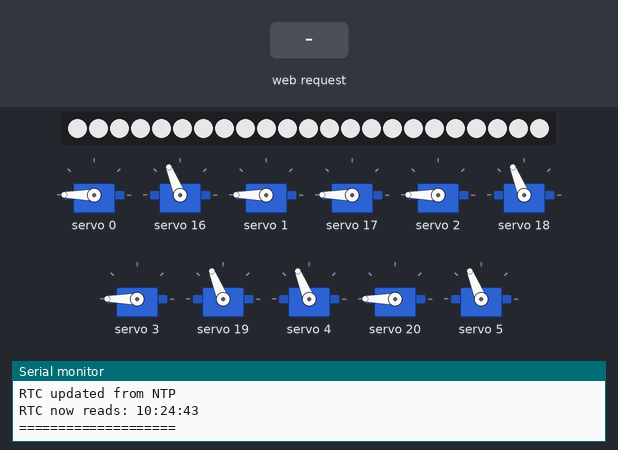
Simulated run of this sketch. Board: Arduino Uno R4 WiFi. Parts: 23 RGB LEDs in strip order, left to right, 11 × servo, the last lines printed to the serial monitor. The test bench sets the inputs (shaded band). Dim RGB values are drawn brighter than linear; WiFi joins after 1.5 s; servers stay silent unless stated; network time is answered at once with the bench clock; the local clock reads 2024-03-15 10:24:30 at power-on unless the sketch sets it; random numbers use the default seed unless the sketch sets one.

Above: at 14.3 s.
14.4 s: HTTP request GET /SET_CD received
At 21.4 s:
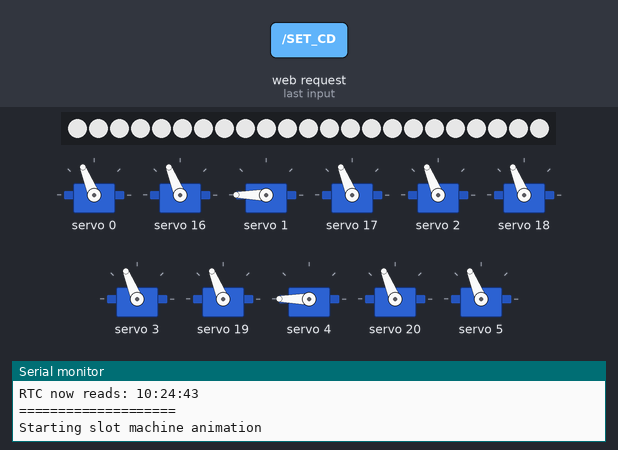
At 22.2 s:
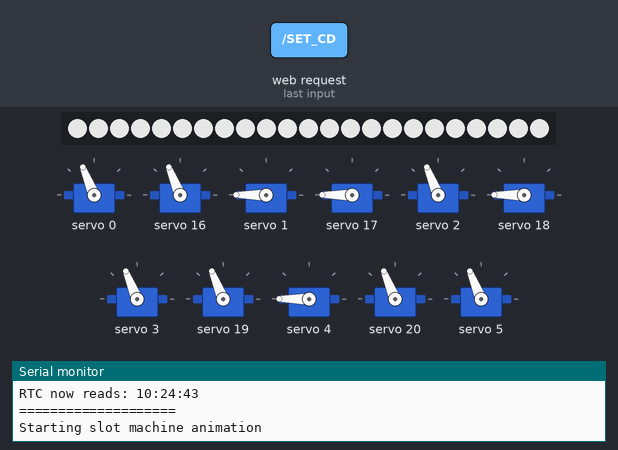
22.5 s: HTTP request GET /SET_CD received
At 31.7 s:
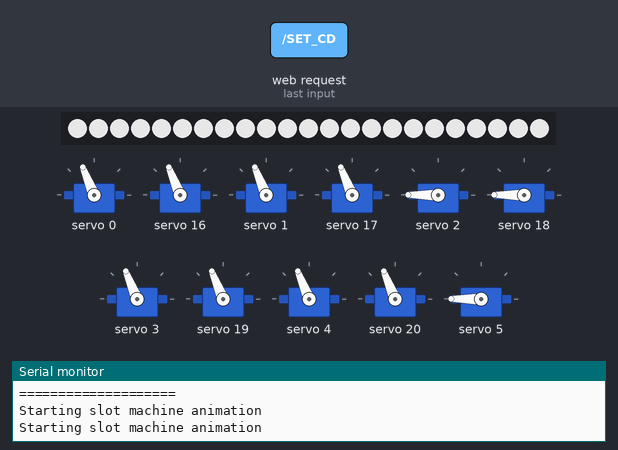
Timing chart, 0 to 34.0 s (numbered marks = the images above; inputs shaded):
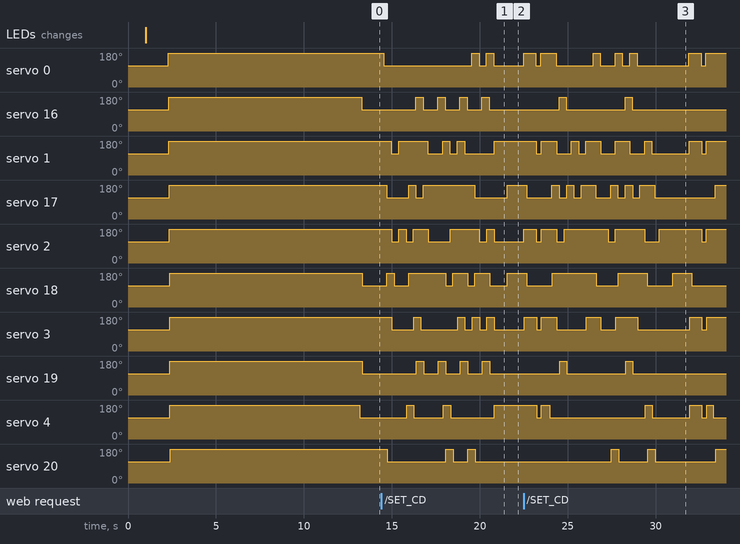

The sketch:

clock.ino
```cpp
#include <Wire.h>
#include <Adafruit_PWMServoDriver.h>
#include <Adafruit_NeoPixel.h>

#include "RTC.h"
#include <NTPClient.h>
#include <WiFiS3.h>
#include <WiFiUdp.h>
#include "website.h"
#include <TimeLib.h>
#include <Timezone.h>

/* ===================== DISPLAY CONFIG ===================== */

#define NUM_SEGMENTS 7
#define NUM_DIGITS 2

// Delay (ms) between each individual servo write — keeps peak current low.
// 7 segments × 4 digits × 20ms = 560ms max for a full display update.
// Tune this value up/down to balance speed vs. current draw.
#define SERVO_STAGGER_MS 10

TimeChangeRule pdtRule = {"PDT", Second, Sun, Mar, 2, -420}; // DST begins
TimeChangeRule pstRule = {"PST", First, Sun, Nov, 2, -480};  // Standard time
Timezone pacific(pdtRule, pstRule);

Adafruit_PWMServoDriver pwmHours(0x40);
Adafruit_PWMServoDriver pwmMinutes(0x41);

const int SERVO_CHANNELS[NUM_DIGITS][NUM_SEGMENTS] = {
  {0, 1, 2, 3, 4, 5, 6},
  {7, 8, 9, 10, 11, 12, 13}
};

const int SERVO_ON  = 1700;
const int SERVO_OFF = 2500;

static int lastClockH = -1;
static int lastClockM = -1;

int lastH10 = -99;
int lastH1  = -99;
int lastM10 = -99;
int lastM1  = -99;

const int DIGIT_TO_SEGMENT[10][NUM_SEGMENTS] = {
  {1, 1, 1, 1, 1, 1, 0}, // 0
  {0, 0, 0, 0, 1, 1, 0}, // 1
  {1, 0, 1, 1, 0, 1, 1}, // 2
  {1, 0, 0, 1, 1, 1, 1}, // 3
  {0, 1, 0, 0, 1, 1, 1}, // 4
  {1, 1, 0, 1, 1, 0, 1}, // 5
  {1, 1, 1, 1, 1, 0, 1}, // 6
  {1, 0, 0, 0, 1, 1, 0}, // 7
  {1, 1, 1, 1, 1, 1, 1}, // 8
  {1, 1, 0, 1, 1, 1, 1}  // 9
};

/* ===================== NEOPIXEL CONFIG ===================== */

#define NEO_PIN    9
#define NEO_COUNT  23

Adafruit_NeoPixel strip(NEO_COUNT, NEO_PIN, NEO_GRB + NEO_KHZ800);

void initNeoPixels() {
  strip.begin();
  strip.setBrightness(180); // 0–255; tune to taste
  strip.fill(strip.Color(255, 255, 255)); // solid white
  strip.show();
}

/* ===================== WIFI / RTC / MODES ===================== */

char ssid[] = "Mechatronics W183";
char pass[] = "Mechatronics183";
//char ssid[] = "MetroEDStudent";
//char pass[] = "CareerTech";

WiFiUDP Udp;
NTPClient timeClient(Udp, "pool.ntp.org");
unsigned long lastSync = 0;
const unsigned long syncInterval = 600000;

WiFiServer server(80);
int currentMode = 0; // 0: Clock, 1: Stopwatch, 2: Countdown, 3: Alarm Trig

// Mode Variables
unsigned long swStart = 0, swElapsed = 0;
bool swRunning = false;
long cdSeconds = 0;
unsigned long cdLastMillis = 0;
int alH = -1, alM = -1;
bool alEnabled = false;

/* ===================== DISPLAY FUNCTIONS ===================== */

void resetDisplayCache() {
  lastH10 = -99;
  lastH1  = -99;
  lastM10 = -99;
  lastM1  = -99;

  lastClockH = -1;
  lastClockM = -1;
}

// Write a single servo and wait SERVO_STAGGER_MS before the next one.
// This spreads the inrush current across time instead of spiking all at once.
void writeServoStaggered(Adafruit_PWMServoDriver &pwm, int channel, int pulse) {
  pwm.writeMicroseconds(channel, pulse);
  delay(SERVO_STAGGER_MS);
}

void showDigit(Adafruit_PWMServoDriver &pwm, int digitIndex, int value) {
  if (value < 0 || value > 9) {
    Serial.print("showDigit: invalid value "); Serial.println(value);
    return;
  }
  for (int s = 0; s < 7; s++) {
    int pulse = DIGIT_TO_SEGMENT[value][s] ? SERVO_ON : SERVO_OFF;
    writeServoStaggered(pwm, SERVO_CHANNELS[digitIndex][s], pulse);
  }
}

// Blank a digit (all segments off) with staggering.
void blankDigit(Adafruit_PWMServoDriver &pwm, int digitIndex) {
  for (int s = 0; s < 7; s++) {
    writeServoStaggered(pwm, SERVO_CHANNELS[digitIndex][s], SERVO_OFF);
  }
}

void showTime(int hour, int minute) {
  int h = hour % 24;
  if (h < 0) h += 24;
  int displayHour = h % 12;
  if (currentMode == 0) {
    displayHour = hour % 12;
    if (displayHour == 0) displayHour = 12;
  }
  int h10 = displayHour / 10;
  int h1  = displayHour % 10;
  int m10 = minute / 10;
  int m1  = minute % 10;

  // ----- Hour Tens -----
  if (displayHour < 10) {
    // Blank only if not already blank
    if (lastH10 != -1) {
      blankDigit(pwmHours, 0);
      lastH10 = -1;
    }
  } else {
    if (h10 != lastH10) {
      showDigit(pwmHours, 0, h10);
      lastH10 = h10;
    }
  }

  // ----- Hour Ones -----
  if (h1 != lastH1) {
    showDigit(pwmHours, 1, h1);
    lastH1 = h1;
  }

  // ----- Minute Tens -----
  if (m10 != lastM10) {
    showDigit(pwmMinutes, 0, m10);
    lastM10 = m10;
  }

  // ----- Minute Ones -----
  if (m1 != lastM1) {
    showDigit(pwmMinutes, 1, m1);
    lastM1 = m1;
  }
}

void wiggle() {
  for(int i=0; i<7; i++) {
    pwmHours.writeMicroseconds(SERVO_CHANNELS[0][i], SERVO_ON);
    delay(SERVO_STAGGER_MS);
  }
  delay(200);
  for(int i=0; i<7; i++) {
    pwmHours.writeMicroseconds(SERVO_CHANNELS[0][i], SERVO_OFF);
    delay(SERVO_STAGGER_MS);
  }
  delay(200);
}

void slotMachineAnimation() {

  Serial.println("Starting slot machine animation");

  int h10 = 0;
  int h1  = 0;
  int m10 = 0;
  int m1  = 0;

  // Spin digits — stagger is already inside showDigit
  for (int i = 0; i < 15; i++) {

    h10 = random(0, 10);
    h1  = random(0, 10);
    m10 = random(0, 6);
    m1  = random(0, 10);

    showDigit(pwmHours,   0, h10);
    showDigit(pwmHours,   1, h1);
    showDigit(pwmMinutes, 0, m10);
    showDigit(pwmMinutes, 1, m1);

    delay(120);
  }

  // Reel stop 1
  h10 = random(0,10);
  showDigit(pwmHours,0,h10);
  delay(300);

  // Reel stop 2
  h1 = random(0,10);
  showDigit(pwmHours,1,h1);
  delay(300);

  // Reel stop 3
  m10 = random(0,6);
  showDigit(pwmMinutes,0,m10);
  delay(300);

  // Reel stop 4
  m1 = random(0,10);
  showDigit(pwmMinutes,1,m1);
  delay(500);

  // Final landing
  showTime(0,0);

  delay(400);

  wiggle();

  lastH10 = -99;
  lastH1  = -99;
  lastM10 = -99;
  lastM1  = -99;
}

/* ===================== TIME SYNC ===================== */

void updateRTC() {

  Serial.println("===== NTP SYNC =====");

  bool success = false;

  for (int i = 0; i < 5; i++) {
    success = timeClient.forceUpdate();

    if (success) {
      break;
    }

    delay(2000);
  }

  Serial.print("forceUpdate() = ");
  Serial.println(success);

  if (!success) {
    Serial.println("NTP update failed");
    return;
  }

  time_t utc = timeClient.getEpochTime();

  Serial.print("UTC Epoch = ");
  Serial.println(utc);

  if (utc < 1700000000UL) {
    Serial.println("Invalid epoch received");
    return;
  }

  // Convert UTC -> Pacific time (handles DST)
  time_t local = pacific.toLocal(utc);

  setTime(local);

  RTCTime rtcTime(local);
  RTC.setTime(rtcTime);

  Serial.println("RTC updated from NTP");

  RTCTime verify;
  RTC.getTime(verify);

  Serial.print("RTC now reads: ");
  Serial.print(verify.getHour());
  Serial.print(":");
  if (verify.getMinutes() < 10) Serial.print("0");
  Serial.print(verify.getMinutes());
  Serial.print(":");
  if (verify.getSeconds() < 10) Serial.print("0");
  Serial.println(verify.getSeconds());

  Serial.println("====================");

  resetDisplayCache();
}

bool wifiConnected = false;

void connectToWiFi() {
  int attempts = 0;

  while (WiFi.status() != WL_CONNECTED && attempts < 3) {
    Serial.print("Connecting to ");
    Serial.println(ssid);

    WiFi.begin(ssid, pass);
    delay(8000);

    attempts++;
  }

  if (WiFi.status() == WL_CONNECTED) {
    Serial.print("SSID: ");
    Serial.println(WiFi.SSID());

    Serial.print("IP Address: ");
    Serial.println(WiFi.localIP());

    Serial.print("Gateway: ");
    Serial.println(WiFi.gatewayIP());

    Serial.print("Subnet: ");
    Serial.println(WiFi.subnetMask());

    server.begin();
    wifiConnected = true;
  }
  else {
    Serial.println("WiFi FAILED → entering demo countdown mode");

    wifiConnected = false;

    currentMode = 4;
    cdSeconds = 120;
    cdLastMillis = millis();
  }
}

/* ===================== SETUP ===================== */

void setup() {
  Serial.begin(115200);
  delay(1000);
  Wire.begin();
  Wire.setClock(100000);
  Wire.setWireTimeout(3000, true);
  pwmHours.begin();
  pwmMinutes.begin();
  pwmHours.setPWMFreq(50);
  pwmMinutes.setPWMFreq(50);

  // NeoPixels on before anything else so there's light during startup
  initNeoPixels();

  // Startup sequence — staggered to limit inrush current
  for (int d = 0; d < NUM_DIGITS; d++) {
    for (int s = 0; s < NUM_SEGMENTS; s++) {
      pwmHours.writeMicroseconds(SERVO_CHANNELS[d][s], SERVO_ON);
      delay(SERVO_STAGGER_MS);
      pwmMinutes.writeMicroseconds(SERVO_CHANNELS[d][s], SERVO_ON);
      delay(SERVO_STAGGER_MS);
    }
  }
  delay(1000);
  for (int d = 0; d < NUM_DIGITS; d++) {
    for (int s = 0; s < NUM_SEGMENTS; s++) {
      pwmHours.writeMicroseconds(SERVO_CHANNELS[d][s], SERVO_OFF);
      delay(SERVO_STAGGER_MS);
      pwmMinutes.writeMicroseconds(SERVO_CHANNELS[d][s], SERVO_OFF);
      delay(SERVO_STAGGER_MS);
    }
  }
  delay(1000);

  connectToWiFi();
  RTC.begin();
  timeClient.begin();
  timeClient.setUpdateInterval(60000);
  updateRTC();
  lastSync = millis();
}

/* ===================== LOOP ===================== */

void loop() {
  // Handle Web Interface
  if (wifiConnected) {

    WiFiClient client = server.available();

    if (client) {
      String req = "";
      while (client.connected()) {
        if (client.available()) {
          char c = client.read();
          req += c;
          if (c == '\n' && req.indexOf("\r\n\r\n") != -1) break;
        }
      }

      if (req.indexOf("GET /CLOCK") != -1) {
        currentMode = 0;
        resetDisplayCache();
      }
      if (req.indexOf("GET /SW_START") != -1) { currentMode = 1; resetDisplayCache(); swStart = millis(); swRunning = true; }
      if (req.indexOf("GET /SW_STOP") != -1) { swElapsed += millis() - swStart; swRunning = false; }
      if (req.indexOf("GET /SW_RESET") != -1) {
        swElapsed = 0;
        swStart = millis();
        resetDisplayCache();
      }

      if (req.indexOf("GET /SET_CD") != -1) {
        int m = req.substring(req.indexOf("m=")+2, req.indexOf("&s=")).toInt();
        int s = req.substring(req.indexOf("s=")+2, req.indexOf(" ", req.indexOf("s="))).toInt();
        cdSeconds = (m * 60) + s;
        cdLastMillis = millis();
        currentMode = 2;
        resetDisplayCache();
      }
      if (req.indexOf("GET /SET_ALARM") != -1) {
        int tIdx = req.indexOf("atime=");
          if (tIdx != -1) {
            String tVal = req.substring(tIdx + 6, tIdx + 11);
            alH = tVal.substring(0, 2).toInt();
            alM = tVal.substring(3, 5).toInt();
            alEnabled = true;
            Serial.print("Alarm set for ");
            Serial.print(alH);
            Serial.print(":");
            if (alM < 10) Serial.print("0");
            Serial.println(alM);
          }
    }
      if (req.indexOf("GET /OFF") != -1) {
        alEnabled = false;
        currentMode = 0;
        resetDisplayCache();
        Serial.println("Alarm disabled");
    }
      client.println("HTTP/1.1 200 OK\r\nContent-Type: text/html\r\n\r\n");
      client.print(INDEX_HTML);
      client.stop();
    }
  }

  // Handle Logic
  static int lastValL = -1, lastValR = -1;

  // Periodic NTP sync (every 10 minutes)
  if (wifiConnected && millis() - lastSync >= syncInterval) {
    updateRTC();
    lastSync = millis();
  }

  RTCTime now;
  RTC.getTime(now);

  // Alarm Check
  if (alEnabled && now.getHour() == alH && now.getMinutes() == alM) {
    currentMode = 3;
    alEnabled = false;
    Serial.println("ALARM TRIGGERED");
  }

  if (currentMode == 0) { // Clock Mode
    if (now.getHour() != lastClockH || now.getMinutes() != lastClockM) {
      lastClockH = now.getHour();
      lastClockM = now.getMinutes();
      showTime(now.getHour(), now.getMinutes());
    }
  }

  // --- STOPWATCH LOGIC ---
  else if (currentMode == 1) {
    unsigned long totalMillis = swElapsed + (swRunning ? (millis() - swStart) : 0);
    int totalSeconds = totalMillis / 1000;
    int s = totalSeconds % 60;
    int m = (totalSeconds / 60) % 100;

    if (s != lastValR) {
      lastValR = s;
      showTime(m, s);
    }
  }

  // --- COUNTDOWN LOGIC ---
  else if (currentMode == 2) {

    bool changed = false;

    while (millis() - cdLastMillis >= 1000 && cdSeconds > 0) {
      cdSeconds--;
      cdLastMillis += 1000;
      changed = true;
    }

    if (changed) {
      showTime(cdSeconds / 60, cdSeconds % 60);
    }

    if (cdSeconds <= 0) {
      currentMode = 3;
    }
  }

  else if (currentMode == 3) {
    slotMachineAnimation();
    resetDisplayCache();
    currentMode = 0;
  }

  // --- FALLBACK 2 MINUTE LOOP MODE ---
  else if (currentMode == 4) {

    bool changed = false;

    while (millis() - cdLastMillis >= 1000) {
      cdSeconds--;
      cdLastMillis += 1000;
      changed = true;
    }

    if (changed) {
      showTime(cdSeconds / 60, cdSeconds % 60);
    }

    if (cdSeconds <= 0) {
      Serial.println("Demo loop finished → wiggle");
      slotMachineAnimation();
      cdSeconds = 120;
      cdLastMillis = millis();
    }
  }

  delay(100);
}
```

website.h
```cpp
const char INDEX_HTML[] = R"=====(
<!DOCTYPE html>
<html>
<head>
  <meta name="viewport" content="width=device-width, initial-scale=1">
  <style>
    body { font-family: sans-serif; text-align: center; background: #f0f2f5; padding: 20px; }
    .card { background: white; padding: 20px; border-radius: 15px; box-shadow: 0 4px 10px rgba(0,0,0,0.1); max-width: 400px; margin: auto; }
    .btn { padding: 12px 20px; font-size: 14px; margin: 5px; cursor: pointer; border: none; border-radius: 8px; color: white; font-weight: bold; }
    .blue { background: #007bff; }
    .green { background: #28a745; }
    .red { background: #dc3545; }
    .orange { background: #fd7e14; }
    input { padding: 10px; font-size: 16px; border-radius: 5px; border: 1px solid #ccc; width: 80%; margin-bottom: 10px; }
    h3 { margin-top: 20px; color: #333; border-top: 1px solid #eee; padding-top: 15px; }
  </style>
</head>
<body>
  <div class="card">
    <h2>Mechanical Clock</h2>

    <a href="/CLOCK">
      <button class="btn blue">REAL-TIME CLOCK</button>
    </a>

    <h3>Stopwatch</h3>
    <a href="/SW_START"><button class="btn green">START</button></a>
    <a href="/SW_STOP"><button class="btn red">STOP</button></a>
    <a href="/SW_RESET"><button class="btn orange">RESET</button></a>

    <h3>Countdown Timer</h3>
    <form action="/SET_CD">
      <input type="number" name="m" placeholder="Minutes" min="0" max="99" required>
      <input type="number" name="s" placeholder="Seconds" min="0" max="59" required>
      <br>
      <button type="submit" class="btn blue">START COUNTDOWN</button>
    </form>

    <h3>Alarm Settings</h3>
    <form action="/SET_ALARM">
      <input type="time" name="atime" required>
      <br>
      <button type="submit" class="btn green">SET ALARM</button>
    </form>

    <a href="/OFF">
      <button class="btn red">STOP ALARM / RESET MODE</button>
    </a>
  </div>
</body>
</html>
)=====";
```

Measured:
- after the input at 14.4 s, servo 0: goes 112° 5.0 s, 180° 0.42 s, 112° 0.42 s, 180° 0.42 s, 112° 1.7 s, then 180°, starting after 0.14 s; servo 16: alternates 180° for 0.42 s and 112° for 0.83 s, 8 changes in all, then stays 112°, starting after 2.0 s
- after the input at 22.5 s, servo 16: alternates 180° for 0.41 s and 112° for 3.3 s, starting after 2.0 s; servo 19: alternates 180° for 0.42 s and 112° for 3.3 s, starting after 2.0 s
